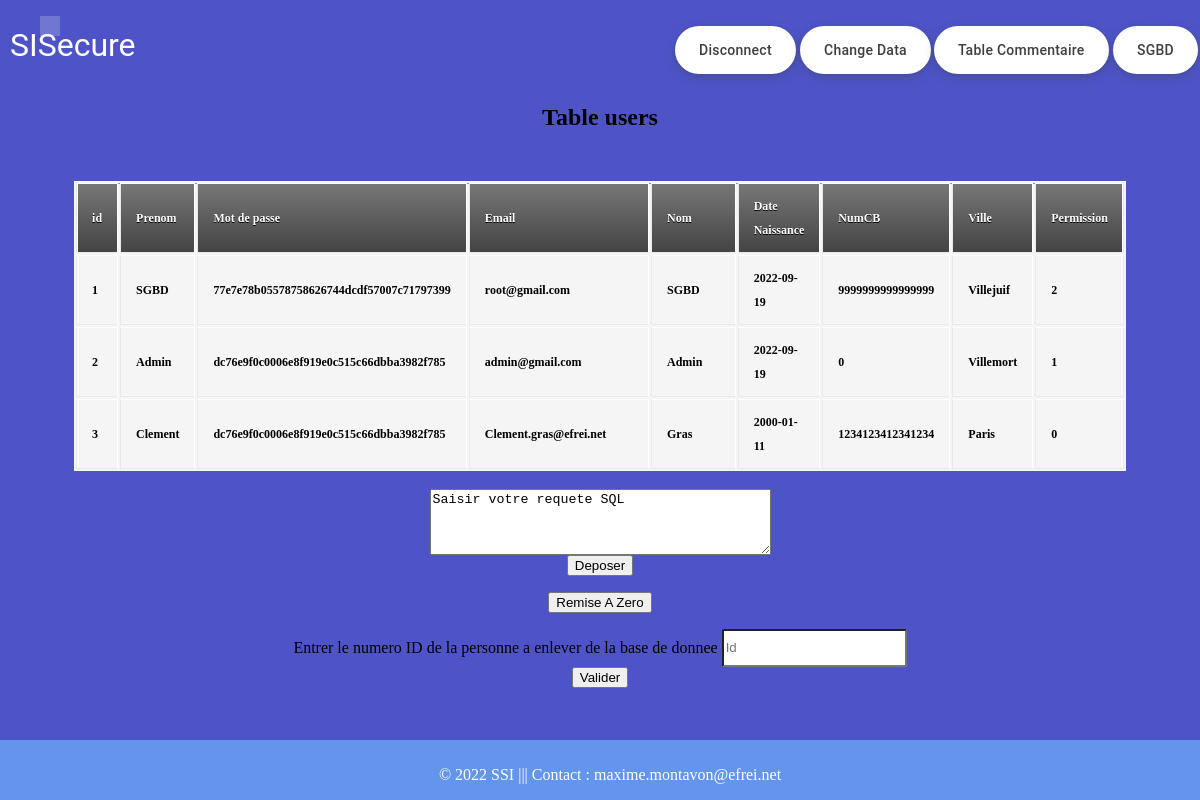
Screenshot of /Landing.php (signed in) with the database file from the repository.
### tables this page shows
CREATE TABLE `users` (
  `id` int(11) NOT NULL,
  `Prenom` text NOT NULL,
  `password` text NOT NULL,
  `Email` text NOT NULL,
  `Nom` varchar(20) NOT NULL,
  `DateNaissance` date DEFAULT current_timestamp(),
  `NumCB` bigint(16) NOT NULL,
  `Ville` varchar(164) NOT NULL,
  `Permission` int(16) NOT NULL
);

### landing.php (the view, shortened to what this page needs)
<?php
$bdd = new PDO('mysql:host=localhost;dbname=projet;charset=utf8;', 'root', '');
if(!$_SESSION['Password']){
    header('Location: connexion.php');
} else {
    foreach($_SESSION as $key=>$value) {
        echo $key . ': ' . $value . '<br>' ;
    }
    $sql = "SELECT id, Prenom, password, Email, Nom, DateNaissance, NumCB, Ville, Permission FROM users
        ORDER BY id ASC";
    $stmt = $bdd->prepare($sql);
    $stmt->execute();
    $tabObjetsSQL = $stmt->fetchAll();
}
?>
<!DOCTYPE html>
<html>
<head>
</head>
<body>
<div class="background">
    <ul>
        <li></li>
    </ul>
    <div class="Height">
        <header>
            <div class="left">
                <label>SISecure</label>
            </div>
            <div class="right">
                <a href="deconnexion.php"><button class="button-17">Disconnect</button></a>
                <a href="PasswordProblem.php"><button class="button-17">Change Data</button></a>
                <a href="landing2.php"><button class="button-17">Table Commentaire</button></a>
                <label class="button-17"><?php echo $_SESSION['Prenom']?></label>
            </div>
        </header>
        <?php
        if ($_SESSION['Permission'] == 2 or $_SESSION['Permission'] == 1 ) {
            echo '<div class="container" align="center">
                   <h2 class="text-center">Table users</h2>
            <div class="cadre-table-scroll">
                    <table class="table-scroll" align="center">
                        <thead>
                        <tr class="info">
                            <th scope="col">id</th>
                            <th scope="col">Prenom</th>
                            <th scope="col">Mot de passe</th>
                            <th scope="col">Email</th>
                            <th scope="col">Nom</th>
                            <th scope="col">Date Naissance</th>
                            <th scope="col">NumCB</th>
                            <th scope="col">Ville</th>
                            <th scope="col">Permission</th>
                        </tr>
                        </thead>
                        <tbody>
            ';
            foreach($tabObjetsSQL as $unObjet) {
                echo "<tr>";
                echo "<th scope='col'>" . $unObjet['id'] . "</th>";
                echo "<th scope='col'>" . $unObjet['Prenom'] . "</th>";
                echo "<th scope='col'>" . $unObjet['password'] . "</th>";
                echo "<th scope='col'>" . $unObjet['Email'] . "</th>";
                echo "<th scope='col'>" . $unObjet['Nom'] . "</th>";
                echo "<th scope='col'>" . $unObjet['DateNaissance'] . "</th>";
                echo "<th scope='col'>" . $unObjet['NumCB'] . "</th>";
                echo "<th scope='col'>" . $unObjet['Ville'] . "</th>";
                echo "<th scope='col'>" . $unObjet['Permission'] . "</th>";
                echo "</tr>";
            }
            echo '</tbody>
                    </table>
            </div>
        </div>
            ';
        }
        ?>
        <br>
        <?php
        if ($_SESSION['Permission'] == 2) {
            echo '<div>
                <form method="POST" action="" align="center">
                    <textarea name="ReqSQL" rows=4 cols=40>Saisir votre requete SQL</textarea>
                    <br/>
                    <input type="submit" class="btn" name="Deposer" value="Deposer">
                </form>
            </div>';
            echo '<div>
                <form method="POST" action="" align="center">
                    <input type="submit" class="btn" name="RemiseZero" value="Remise A Zero">
                </form>
            </div>';
            echo '<div>
                <form method="POST" action="" align="center">
                    <label>Entrer le numero ID de la personne a enlever de la base de donnee</label>
                    <input type="text" name="SupUtil" class="form-control" placeholder="Id">
                    <br/>
                    <input type="submit" class="btn" name="SuppUtilisateur" value="Valider">
                </form>
            </div>';
        }
        ?>
        <footer>
            <p>© 2022 SSI ||| Contact : maxime.montavon@efrei.net</p>
        </footer>
    </div>
</div>
</body>
</html>

### landing.php (style rules this page uses)
footer { position: fixed; padding: 10px 10px 0px 10px; bottom: 0; width: 100%; display: flex; justify-content: center; background-color: cornflowerblue; color: white; }
ul { list-style-type: none; }
body { background: blue; }
header { display: flex; width: 99%; padding: 10px; }
.right { margin-left: auto; margin-right: 0; }
.left { color: white; font-size: xx-large; font-family: "Google Sans", Roboto, Arial, sans-serif; margin-left: 0; margin-right: auto; }
.form-control { min-height: 38px; border-radius: 2px; }
.Height { Height: 100%; }
table { background: #f5f5f5; border-collapse: separate; box-shadow: inset 0 1px 0 #fff; font-size: 12px; line-height: 24px; margin: 30px auto; text-align: left; width: 800px; }
.cadre-table-scroll { display: inline-block; height: 20em; overflow-y: scroll; }
.table-scroll thead tr { position: static; top: 0; }
.info { background: url(https://jackrugile.com/images/misc/noise-diagonal.png), linear-gradient(#777, #444); border-left: 1px solid #555; border-right: 1px solid #777; border-top: 1px solid #555; border-bottom: 1px solid #333; box-shadow: inset 0 1px 0 #999; color: #fff; font-weight: bold; padding: 10px 15px; position: relative; text-shadow: 0 1px 0 #000; }
th { border-right: 1px solid #fff; border-left: 1px solid #e8e8e8; border-top: 1px solid #fff; border-bottom: 1px solid #e8e8e8; padding: 10px 15px; position: relative; transition: all 300ms; }
th:first-child { box-shadow: inset 1px 0 0 #fff; }
th:last-child { border-right: 1px solid #e8e8e8; box-shadow: inset -1px 0 0 #fff; }
.background { position: fixed; width: 100vw; height: 100vh; top: 0; left: 0; margin: 0; padding: 0; background: #4e54c8; overflow: hidden; }
.background li { position: absolute; display: block; list-style: none; width: 20px; height: 20px; background: rgba(255, 255, 255, 0.2); animation: animate 19s linear infinite; }
.button-17 { align-items: center; appearance: none; background-color: #fff; border-radius: 24px; border-style: none; box-shadow: rgba(0, 0, 0, .2) 0 3px 5px -1px,rgba(0, 0, 0, .14) 0 6px 10px 0,rgba(0, 0, 0, .12) 0 1px 18px 0; box-sizing: border-box; color: #3c4043; cursor: pointer; display: inline-flex; fill: currentcolor; font-family: "Google Sans",Roboto,Arial,sans-serif; font-size: 14px; font-weight: 500; height: 48px; justify-content: center; letter-spacing: .25px; line-height: normal; max-width: 100%; overflow: visible; padding: 2px 24px; position: relative; text-align: center; text-transform: none; transition: box-shadow 280ms cubic-bezier(.4, 0, .2, 1),opacity 15ms linear 30ms,transform 270ms cubic-bezier(0, 0, .2, 1) 0ms; user-select: none; -webkit-user-select: none; touch-action: manipulation; width: auto; will-change: transform,opacity; z-index: 0; }
.button-17:not(:disabled) { box-shadow: rgba(60, 64, 67, .3) 0 1px 3px 0, rgba(60, 64, 67, .15) 0 4px 8px 3px; }

### rows the page displays
users: id "1", Prenom "SGBD", password "77e7e78b05578758626744dcdf57007c71797399", Email "root@gmail.com", Nom "SGBD", DateNaissance "2022-09-19", NumCB "9999999999999999", Ville "Villejuif", Permission "2"
users: id "2", Prenom "Admin", password "dc76e9f0c0006e8f919e0c515c66dbba3982f785", Email "admin@gmail.com", Nom "Admin", DateNaissance "2022-09-19", NumCB "0", Ville "Villemort", Permission "1"
users: id "3", Prenom "Clement", password "dc76e9f0c0006e8f919e0c515c66dbba3982f785", Email "Clement.gras@efrei.net", Nom "Gras", DateNaissance "2000-01-11", NumCB "1234123412341234", Ville "Paris", Permission "0"

### other values shown
$key "Password"
$value "77e7e78b05578758626744dcdf57007c71797399"
$key "id"
$value "1"
$_SESSION['Prenom'] "SGBD"
